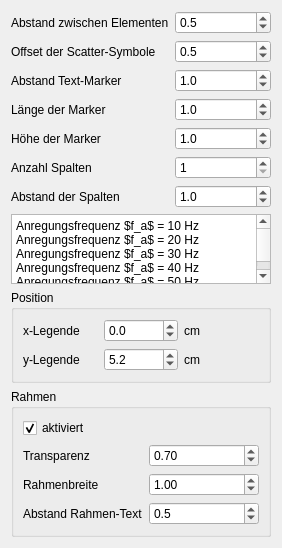
            <widget class="QWidget" name="page_12">
             <property name="geometry">
              <rect>
               <x>0</x>
               <y>0</y>
               <width>282</width>
               <height>481</height>
              </rect>
             </property>
             <attribute name="label">
              <string>Hauptachse</string>
             </attribute>
             <layout class="QVBoxLayout" name="verticalLayout_15">
              <item>
               <layout class="QFormLayout" name="formLayout_3">
                <item row="0" column="0">
                 <widget class="QLabel" name="label_62">
                  <property name="text">
                   <string>Abstand zwischen Elementen</string>
                  </property>
                 </widget>
                </item>
                <item row="0" column="1">
                 <widget class="QDoubleSpinBox" name="legendSpacing">
                  <property name="decimals">
                   <number>1</number>
                  </property>
                  <property name="minimum">
                   <double>-100.000000000000000</double>
                  </property>
                  <property name="maximum">
                   <double>100.000000000000000</double>
                  </property>
                  <property name="singleStep">
                   <double>0.100000000000000</double>
                  </property>
                  <property name="value">
                   <double>0.500000000000000</double>
                  </property>
                 </widget>
                </item>
                <item row="1" column="0">
                 <widget class="QLabel" name="legendScatterLabel">
                  <property name="text">
                   <string>Offset der Scatter-Symbole</string>
                  </property>
                 </widget>
                </item>
                <item row="1" column="1">
                 <widget class="QDoubleSpinBox" name="legendScatterOffset">
                  <property name="decimals">
                   <number>1</number>
                  </property>
                  <property name="minimum">
                   <double>-100.000000000000000</double>
                  </property>
                  <property name="maximum">
                   <double>98.000000000000000</double>
                  </property>
                  <property name="singleStep">
                   <double>0.100000000000000</double>
                  </property>
                  <property name="value">
                   <double>0.500000000000000</double>
                  </property>
                 </widget>
                </item>
                <item row="2" column="0">
                 <widget class="QLabel" name="label_61">
                  <property name="text">
                   <string>Abstand Text-Marker</string>
                  </property>
                 </widget>
                </item>
                <item row="2" column="1">
                 <widget class="QDoubleSpinBox" name="legendTextPad">
                  <property name="decimals">
                   <number>1</number>
                  </property>
                  <property name="minimum">
                   <double>-100.000000000000000</double>
                  </property>
                  <property name="maximum">
                   <double>100.000000000000000</double>
                  </property>
                  <property name="singleStep">
                   <double>0.100000000000000</double>
                  </property>
                  <property name="value">
                   <double>1.000000000000000</double>
                  </property>
                 </widget>
                </item>
                <item row="5" column="0">
                 <widget class="QLabel" name="label_65">
                  <property name="text">
                   <string>Anzahl Spalten</string>
                  </property>
                 </widget>
                </item>
                <item row="5" column="1">
                 <widget class="QDoubleSpinBox" name="legendTextCol">
                  <property name="decimals">
                   <number>0</number>
                  </property>
                  <property name="minimum">
                   <double>1.000000000000000</double>
                  </property>
                  <property name="maximum">
                   <double>5.000000000000000</double>
                  </property>
                  <property name="singleStep">
                   <double>1.000000000000000</double>
                  </property>
                  <property name="value">
                   <double>1.000000000000000</double>
                  </property>
                 </widget>
                </item>
                <item row="6" column="1">
                 <widget class="QDoubleSpinBox" name="legendColumnSpacing">
                  <property name="decimals">
                   <number>1</number>
                  </property>
                  <property name="minimum">
                   <double>0.000000000000000</double>
                  </property>
                  <property name="maximum">
                   <double>20.000000000000000</double>
                  </property>
                  <property name="singleStep">
                   <double>0.100000000000000</double>
                  </property>
                  <property name="value">
                   <double>1.000000000000000</double>
                  </property>
                 </widget>
                </item>
                <item row="3" column="0">
                 <widget class="QLabel" name="label_109">
                  <property name="text">
                   <string>Länge der Marker</string>
                  </property>
                 </widget>
                </item>
                <item row="3" column="1">
                 <widget class="QDoubleSpinBox" name="handlelength">
                  <property name="decimals">
                   <number>1</number>
                  </property>
                  <property name="minimum">
                   <double>-100.000000000000000</double>
                  </property>
                  <property name="maximum">
                   <double>100.000000000000000</double>
                  </property>
                  <property name="singleStep">
                   <double>0.100000000000000</double>
                  </property>
                  <property name="value">
                   <double>1.000000000000000</double>
                  </property>
                 </widget>
                </item>
                <item row="4" column="0">
                 <widget class="QLabel" name="label_110">
                  <property name="text">
                   <string>Höhe der Marker</string>
                  </property>
                 </widget>
                </item>
                <item row="4" column="1">
                 <widget class="QDoubleSpinBox" name="handleheight">
                  <property name="decimals">
                   <number>1</number>
                  </property>
                  <property name="minimum">
                   <double>-100.000000000000000</double>
                  </property>
                  <property name="maximum">
                   <double>100.000000000000000</double>
                  </property>
                  <property name="singleStep">
                   <double>0.100000000000000</double>
                  </property>
                  <property name="value">
                   <double>1.000000000000000</double>
                  </property>
                 </widget>
                </item>
                <item row="6" column="0">
                 <widget class="QLabel" name="label_68">
                  <property name="text">
                   <string>Abstand der Spalten</string>
                  </property>
                 </widget>
                </item>
               </layout>
              </item>
              <item>
               <widget class="QPlainTextEdit" name="legend">
                <property name="plainText">
                 <string>Anregungsfrequenz $f_a$ = 10 Hz
Anregungsfrequenz $f_a$ = 20 Hz
Anregungsfrequenz $f_a$ = 30 Hz
Anregungsfrequenz $f_a$ = 40 Hz
Anregungsfrequenz $f_a$ = 50 Hz</string>
                </property>
               </widget>
              </item>
              <item>
               <widget class="QGroupBox" name="groupBox_12">
                <property name="title">
                 <string>Position</string>
                </property>
                <layout class="QGridLayout" name="gridLayout_3">
                 <item row="0" column="0">
                  <widget class="QLabel" name="label_56">
                   <property name="text">
                    <string>x-Legende</string>
                   </property>
                  </widget>
                 </item>
                 <item row="0" column="1">
                  <widget class="QDoubleSpinBox" name="paddingLeftLegend">
                   <property name="decimals">
                    <number>1</number>
                   </property>
                   <property name="minimum">
                    <double>-100.000000000000000</double>
                   </property>
                   <property name="maximum">
                    <double>100.000000000000000</double>
                   </property>
                   <property name="singleStep">
                    <double>0.100000000000000</double>
                   </property>
                   <property name="value">
                    <double>0.000000000000000</double>
                   </property>
                  </widget>
                 </item>
                 <item row="0" column="2">
                  <widget class="QLabel" name="label_58">
                   <property name="text">
                    <string>cm</string>
                   </property>
                  </widget>
                 </item>
                 <item row="1" column="0">
                  <widget class="QLabel" name="label_57">
                   <property name="text">
                    <string>y-Legende</string>
                   </property>
                  </widget>
                 </item>
                 <item row="1" column="1">
                  <widget class="QDoubleSpinBox" name="paddingTopLegend">
                   <property name="decimals">
                    <number>1</number>
                   </property>
                   <property name="minimum">
                    <double>-100.000000000000000</double>
                   </property>
                   <property name="maximum">
                    <double>100.000000000000000</double>
                   </property>
                   <property name="singleStep">
                    <double>0.100000000000000</double>
                   </property>
                   <property name="value">
                    <double>5.200000000000000</double>
                   </property>
                  </widget>
                 </item>
                 <item row="1" column="2">
                  <widget class="QLabel" name="label_52">
                   <property name="text">
                    <string>cm</string>
                   </property>
                  </widget>
                 </item>
                </layout>
               </widget>
              </item>
              <item>
               <widget class="QGroupBox" name="groupBox_10">
                <property name="title">
                 <string>Rahmen</string>
                </property>
                <layout class="QVBoxLayout" name="verticalLayout_14">
                 <item>
                  <widget class="QCheckBox" name="disableLegendFrame">
                   <property name="text">
                    <string>aktiviert</string>
                   </property>
                   <property name="checked">
                    <bool>true</bool>
                   </property>
                  </widget>
                 </item>
                 <item>
                  <layout class="QFormLayout" name="formLayout_4">
                   <item row="0" column="0">
                    <widget class="QLabel" name="label_48">
                     <property name="text">
                      <string>Transparenz</string>
                     </property>
                    </widget>
                   </item>
                   <item row="0" column="1">
                    <widget class="QDoubleSpinBox" name="legendFrameAlpha">
                     <property name="decimals">
                      <number>2</number>
                     </property>
                     <property name="minimum">
                      <double>0.000000000000000</double>
                     </property>
                     <property name="maximum">
                      <double>1.000000000000000</double>
                     </property>
                     <property name="singleStep">
                      <double>0.010000000000000</double>
                     </property>
                     <property name="value">
                      <double>0.700000000000000</double>
                     </property>
                    </widget>
                   </item>
                   <item row="1" column="0">
                    <widget class="QLabel" name="label_66">
                     <property name="text">
                      <string>Rahmenbreite</string>
                     </property>
                    </widget>
                   </item>
                   <item row="1" column="1">
                    <widget class="QDoubleSpinBox" name="legendFrameWidth">
                     <property name="decimals">
                      <number>2</number>
                     </property>
                     <property name="minimum">
                      <double>0.000000000000000</double>
                     </property>
                     <property name="maximum">
                      <double>100.000000000000000</double>
                     </property>
                     <property name="singleStep">
                      <double>0.250000000000000</double>
                     </property>
                     <property name="value">
                      <double>1.000000000000000</double>
                     </property>
                    </widget>
                   </item>
                   <item row="2" column="0">
                    <widget class="QLabel" name="label_60">
                     <property name="text">
                      <string>Abstand Rahmen-Text</string>
                     </property>
                    </widget>
                   </item>
                   <item row="2" column="1">
                    <widget class="QDoubleSpinBox" name="legendFramePad">
                     <property name="decimals">
                      <number>1</number>
                     </property>
                     <property name="minimum">
                      <double>0.000000000000000</double>
                     </property>
                     <property name="maximum">
                      <double>100.000000000000000</double>
                     </property>
                     <property name="singleStep">
                      <double>0.100000000000000</double>
                     </property>
                     <property name="value">
                      <double>0.500000000000000</double>
                     </property>
                    </widget>
                   </item>
                  </layout>
                 </item>
                </layout>
               </widget>
              </item>
             </layout>
            </widget>
